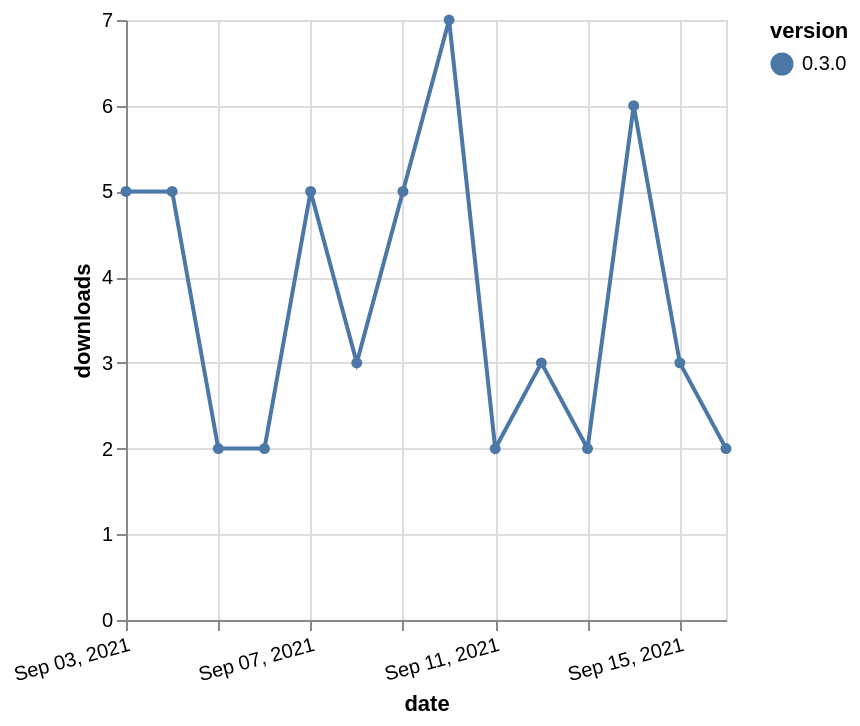

Express this chart as Vega-Lite.
### Vega-Lite specification from a JSON file in a GitHub repository (floating-point values rounded to 4 significant figures)
{"$schema": "https://vega.github.io/schema/vega-lite/v5.json", "description": "A simple bar chart with embedded data.", "data": {"values": [{"date": "2021-09-03", "total": 3989, "delta": 5, "version": "0.3.0"}, {"date": "2021-09-04", "total": 3994, "delta": 5, "version": "0.3.0"}, {"date": "2021-09-05", "total": 3996, "delta": 2, "version": "0.3.0"}, {"date": "2021-09-06", "total": 3998, "delta": 2, "version": "0.3.0"}, {"date": "2021-09-07", "total": 4003, "delta": 5, "version": "0.3.0"}, {"date": "2021-09-08", "total": 4006, "delta": 3, "version": "0.3.0"}, {"date": "2021-09-09", "total": 4011, "delta": 5, "version": "0.3.0"}, {"date": "2021-09-10", "total": 4018, "delta": 7, "version": "0.3.0"}, {"date": "2021-09-11", "total": 4020, "delta": 2, "version": "0.3.0"}, {"date": "2021-09-12", "total": 4023, "delta": 3, "version": "0.3.0"}, {"date": "2021-09-13", "total": 4025, "delta": 2, "version": "0.3.0"}, {"date": "2021-09-14", "total": 4031, "delta": 6, "version": "0.3.0"}, {"date": "2021-09-15", "total": 4034, "delta": 3, "version": "0.3.0"}, {"date": "2021-09-16", "total": 4036, "delta": 2, "version": "0.3.0"}]}, "width": "container", "mark": {"type": "line", "point": {"filled": true}}, "encoding": {"x": {"field": "date", "type": "temporal", "timeUnit": "yearmonthdate", "title": "date", "axis": {"labelAngle": -15}}, "y": {"field": "delta", "type": "quantitative", "title": "downloads"}, "color": {"field": "version", "type": "nominal"}, "tooltip": {"field": "delta"}}}
